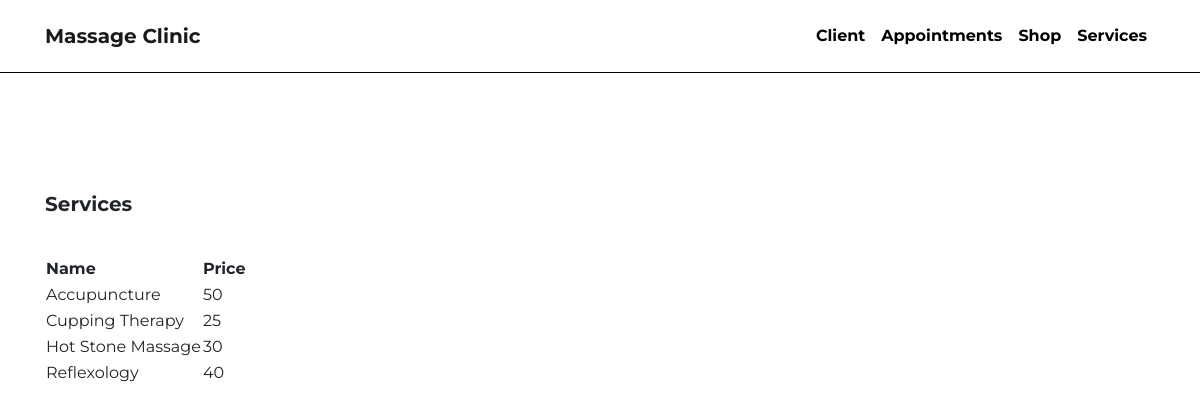
/frontend/Client/seeServices.php, run on the app's committed database.
### tables this page shows
CREATE TABLE `service` (
  `name` varchar(45) NOT NULL,
  `price` double NOT NULL
);

### model/Service.php (called while the page is built, shortened)
<?php
    class Service {
        private $conn;
        public function __construct($db) {
            $this->conn = $db;
        }
        public function view() {
            $query = "CALL service_view()";
            $stmt = $this->conn->prepare($query);
            $stmt->execute();
            return $stmt;
        }
    }

### frontend/Client/seeServices.php (the view, shortened to what this page needs)
<?php
include_once '../../model/Service.php';
$database = new Database();
$db = $database->connect();
$service = new Service($db);
$result = $service->view();
$articles = $result->fetchAll(\PDO::FETCH_ASSOC);
?>
<!DOCTYPE html>
<html>
<head>
  <link rel="stylesheet" href="https://cdn.jsdelivr.net/npm/bootstrap@4.5.3/dist/css/bootstrap.min.css" />
  <link rel="stylesheet" href="style.css" />
</head>
<body>
  <nav class="navbar fixed-top navbar-expand-sm navbar-light bg-white">
    <div class="container">
      <a class="navbar-brand" href="../home.php">Massage Clinic</a>
      <div class="collapse navbar-collapse" id="navbar-collapse-menu">
        <ul class="navbar-nav ml-auto">
          <li class="nav-item">
            <a class="nav-link" href="createClient.php">Client</a>
          </li>
          <li class="nav-item">
            <a class="nav-link" href="bookAppointment.php">Appointments</a>
          </li>
          <li class="nav-item">
            <a class="nav-link" href="shop.php">Shop</a>
          </li>
          <li class="nav-item">
            <a class="nav-link" href="seeServices.php">Services</a>
          </li>
        </ul>
      </div>
    </div>
  </nav>
  <main>
    <section id="service-form">
      <div class="container">
        <div class="row">
          <div class="col">
          <h2><b>Services</b></h2>
            <table>
              <tr>
                <th> Name </th>
                <th> Price </th>
              </tr>
              <?php foreach ($articles as $article) : ?>
                <tr>
                  <td> <?php echo $article['name']; ?> </td>
                  <td> <?php echo $article['price']; ?> </td>
                </tr>
              <?php endforeach ?>
            </table>
          </div>
        </div>
      </div>
  </main>
</body>
</html>

### frontend/Client/style.css (style rules this page uses)
body { font-family: 'Montserrat'; margin-top: 12rem; }
.navbar { border-bottom: 0.1rem solid black; font-weight: 700; padding-top: 1rem; padding-bottom: 1rem; }
h2 { font-size: 1.25rem; padding-bottom: 2rem; }
.nav-link { color: black !important; }

### data on the page
service: name "Accupuncture", price "50"
service: name "Cupping Therapy", price "25"
service: name "Hot Stone Massage", price "30"
service: name "Reflexology", price "40"
